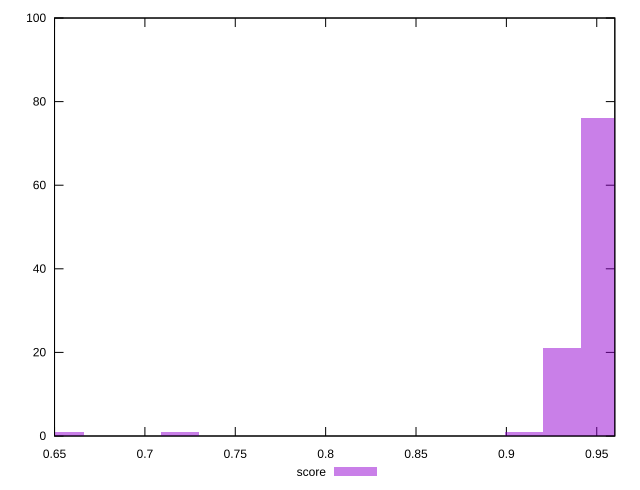

Recreate this plot in gnuplot.
reset

$score <<EOF
0.65589833829483 1
0.7193723710330394 1
0.9521104910731404 76
0.9097944692476675 1
0.930952480160404 21
EOF

set key outside below
set boxwidth 0.021158010912736454
set xrange [0.65:0.96]
set yrange [0:100]
set trange [0:100]
set style fill transparent solid 0.5 noborder
set terminal svg size 640, 490 enhanced background rgb 'white'
set output "report_00017_2021-02-10T15-08-03.406Z/first-meaningful-paint/samples/pages+cached+noadtech+nomedia/score/histogram.svg"

plot $score title "score" with boxes

reset
